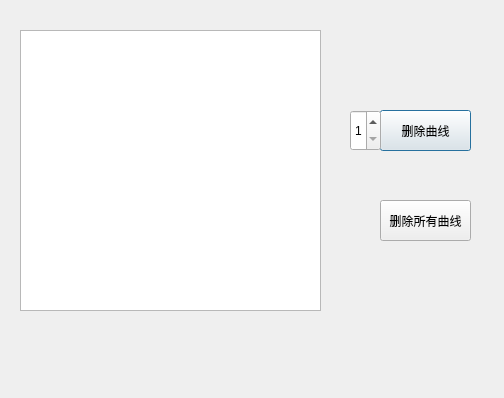
<?xml version="1.0" encoding="UTF-8"?>
<ui version="4.0">
 <class>editcurveDialog</class>
 <widget class="QDialog" name="editcurveDialog">
  <property name="geometry">
   <rect>
    <x>0</x>
    <y>0</y>
    <width>504</width>
    <height>398</height>
   </rect>
  </property>
  <property name="windowTitle">
   <string>Dialog</string>
  </property>
  <widget class="QTextBrowser" name="textBrowser">
   <property name="geometry">
    <rect>
     <x>20</x>
     <y>30</y>
     <width>301</width>
     <height>281</height>
    </rect>
   </property>
  </widget>
  <widget class="QPushButton" name="pushButton">
   <property name="geometry">
    <rect>
     <x>380</x>
     <y>110</y>
     <width>91</width>
     <height>41</height>
    </rect>
   </property>
   <property name="text">
    <string>删除曲线</string>
   </property>
  </widget>
  <widget class="QPushButton" name="pushButton_2">
   <property name="geometry">
    <rect>
     <x>380</x>
     <y>200</y>
     <width>91</width>
     <height>41</height>
    </rect>
   </property>
   <property name="text">
    <string>删除所有曲线</string>
   </property>
  </widget>
  <widget class="QSpinBox" name="spinBox">
   <property name="geometry">
    <rect>
     <x>350</x>
     <y>110</y>
     <width>31</width>
     <height>41</height>
    </rect>
   </property>
   <property name="minimum">
    <number>1</number>
   </property>
  </widget>
 </widget>
 <resources/>
 <connections/>
</ui>
